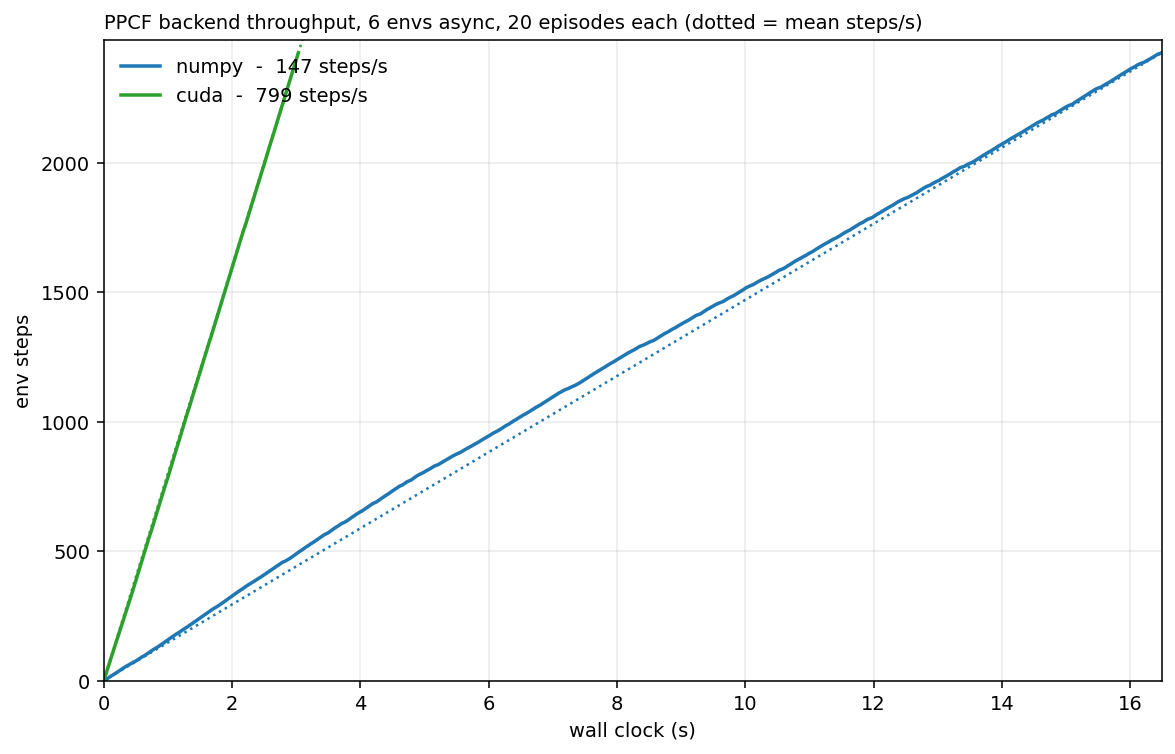

Recreate this plot in Python.
# Throughput of the CUDA kernel PPCF backend against the numpy implementation.

import os
import sys

REPO_ROOT = os.path.abspath(os.path.join(os.path.dirname(__file__), ".."))
if REPO_ROOT not in sys.path:
    sys.path.insert(0, REPO_ROOT)

from environment.thread_limits import limit_threads
limit_threads(1)

import argparse
import time

import numpy as np
import torch
import matplotlib
matplotlib.use("Agg")
import matplotlib.pyplot as plt
from gymnasium.vector import AutoresetMode

from attackers.ppo_policy import load_agent, resolve_ckpt
from environment.lowblock_env import MAX_TICKS, make_vector_env
from environment.termination import ZONE_PC_MIN, ZONE_RADIUS, ZONE_X, ZONE_Y

DEFAULT_CKPT = os.path.join(REPO_ROOT, "runs", "ppo_10m_s0_entsplit", "best.pt")
DEFAULT_OUT = os.path.join(os.path.dirname(os.path.abspath(__file__)),
                           "vs_ppcf.png")
COLOR = {"numpy": "#1f77b4", "cuda": "#2ca02c"}
WARMUP = 5


def gate_of(ckpt):
    cfg = ckpt.get("cfg", {})
    return dict(zone_x=float(cfg.get("zone_x", ZONE_X)),
                zone_y=float(cfg.get("zone_y", ZONE_Y)),
                zone_radius=float(cfg.get("zone_radius", ZONE_RADIUS)),
                pc_min=float(cfg.get("pc_min", ZONE_PC_MIN)),
                start_holder=cfg.get("start_holder", 0))


def run(name, ckpt_path, episodes, seed, n_envs, asynchronous, max_ticks):
    # Async workers are spawned fresh and read the variable at import time. A
    # sync vector env runs in this process, where lowblock_env is already
    # imported, so that one needs the module attribute swapped directly.
    os.environ["PPCF_BACKEND"] = name
    if not asynchronous:
        import environment.lowblock_env as lowblock
        if name == "cuda":
            from physics.ppcf_kernel import PPCF_grid as backend
        else:
            from physics.ppcf import PPCF_grid as backend
        lowblock.PPCF_grid = backend

    torch.manual_seed(seed)

    agent, ckpt = load_agent(resolve_ckpt(ckpt_path))
    gate = gate_of(ckpt)
    holder = gate.pop("start_holder")
    venv = make_vector_env(n_envs=n_envs, asynchronous=asynchronous,
                           autoreset_mode=AutoresetMode.SAME_STEP,
                           max_tick=max_ticks,
                           start_holder=(None if holder is None or holder < 0
                                         else holder),
                           **gate)
    obs, _info = venv.reset(seed=seed)

    def act(obs):
        with torch.no_grad():
            a, _logp, _v = agent.act(torch.as_tensor(obs))
        return a.numpy()

    for _ in range(WARMUP):
        obs, _r, _term, _trunc, _info = venv.step(act(obs))

    times, steps = [0.0], [0]
    done = 0
    n = 0
    t0 = time.perf_counter()
    while done < episodes:
        obs, _r, term, trunc, _info = venv.step(act(obs))
        n += n_envs
        done += int(np.count_nonzero(np.asarray(term) | np.asarray(trunc)))
        times.append(time.perf_counter() - t0)
        steps.append(n)
    venv.close()

    elapsed = times[-1]
    return {"name": name, "times": np.array(times), "steps": np.array(steps),
            "total": n, "episodes": done, "elapsed": elapsed,
            "rate": n / elapsed}


def plot(results, episodes, n_envs, asynchronous, out_path):
    fig, ax = plt.subplots(figsize=(8.5, 5.5))
    t_max = max(float(r["times"][-1]) for r in results)
    line = np.array([0.0, t_max])

    for r in results:
        color = COLOR[r["name"]]
        ax.plot(r["times"], r["steps"], color=color, linewidth=1.8,
                label="%s  -  %.0f steps/s" % (r["name"], r["rate"]))
        ax.plot(line, r["rate"] * line, color=color, linestyle=":",
                linewidth=1.3)

    ax.set_xlim(0, t_max)
    ax.set_ylim(0, max(int(r["steps"][-1]) for r in results) * 1.02)
    ax.set_xlabel("wall clock (s)")
    ax.set_ylabel("env steps")
    ax.grid(alpha=0.25)
    ax.set_axisbelow(True)
    ax.legend(loc="upper left", frameon=False)
    ax.set_title("PPCF backend throughput, %d envs %s, %d episodes each "
                 "(dotted = mean steps/s)"
                 % (n_envs, "async" if asynchronous else "sync", episodes),
                 fontsize=10, loc="left")

    fig.tight_layout()
    fig.savefig(out_path, dpi=140, bbox_inches="tight")
    return out_path


def main():
    ap = argparse.ArgumentParser()
    ap.add_argument("--ckpt", default=DEFAULT_CKPT)
    ap.add_argument("--episodes", type=int, default=20)
    ap.add_argument("--seed", type=int, default=10_000)
    ap.add_argument("--n-envs", type=int, default=6)
    ap.add_argument("--sync", action="store_true")
    ap.add_argument("--max-ticks", type=int, default=MAX_TICKS)
    ap.add_argument("--out", default=DEFAULT_OUT)
    args = ap.parse_args()

    asynchronous = not args.sync
    print("%d envs, %s, %d episodes per backend"
          % (args.n_envs, "async" if asynchronous else "sync", args.episodes))

    results = []
    for name in ("numpy", "cuda"):
        r = run(name, args.ckpt, args.episodes, args.seed, args.n_envs,
                asynchronous, args.max_ticks)
        results.append(r)
        print("%-6s %6d steps  %3d episodes  %7.2f s  %8.1f steps/s  "
              "%6.3f ms/step"
              % (r["name"], r["total"], r["episodes"], r["elapsed"], r["rate"],
                 1000 * r["elapsed"] / r["total"]), flush=True)

    base = results[0]
    for r in results[1:]:
        print("%s vs %s: %.2fx" % (r["name"], base["name"],
                                   r["rate"] / base["rate"]))

    print("wrote %s" % plot(results, args.episodes, args.n_envs, asynchronous,
                            args.out))


if __name__ == "__main__":
    main()
